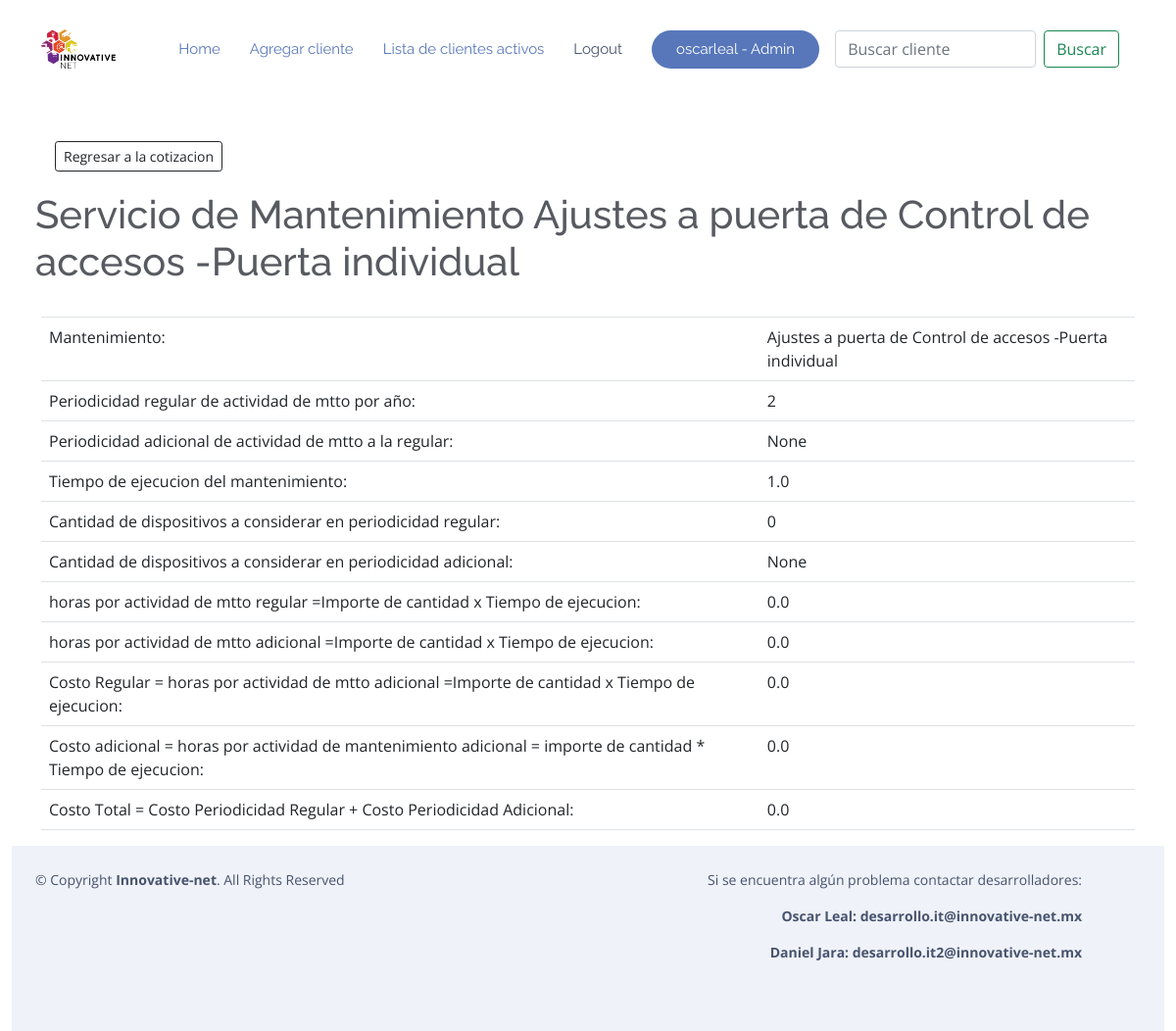
Page /44/8/71/detalle_servicio_ca (signed in) on the committed database.
### RPA/models.py (models this page shows, shortened)
class Mantenimiento_CA(models.Model):
    cliente = models.ForeignKey(Cliente, on_delete=models.CASCADE, null=True, blank=True)
    cotizacion = models.ForeignKey(Cotizacion_CA, on_delete=models.CASCADE, null=True, blank=True)
    titulonombre = models.ForeignKey(Nombre_servicio_CA,on_delete=models.CASCADE, null=True, blank=True)
    encargadoTrabajo1 = models.ForeignKey(Precio,verbose_name="Encargado del trabajo" ,on_delete=models.CASCADE,null=True)
    periodisidadactividades = models.IntegerField(verbose_name="Periodicidad regular de actividad de mtto por año", blank=True, null=True )
    periodisidadadicional = models.IntegerField(verbose_name="Periodicidad adicional de actividad de mtto  a la regular", blank=True, null=True)
    tiempoejecucion = models.FloatField(verbose_name="Tiempo de ejecucion del mtto", blank=True, null=True)
    cantidaddedispositivos = models.IntegerField(verbose_name="Cantidad de dispositivos a considerar en periodicidad regular", blank=True, null=True,default=0)
    cantidaddispositivosextras = models.IntegerField(verbose_name="Cantidad de dispositivos a considerar en periodicidad Extra", blank=True, null=True,default=0)
    horasactividad = models.FloatField(verbose_name="horas por actividad de mtto regular =Importe de cantidad x Tiempo de ejecucion", blank=True, null=True)
    horasactividadadicional = models.FloatField(verbose_name="horas por actividad de mtto adicional =Importe de cantidad x Tiempo de ejecucion", blank=True, null=True)
    costomantenimientoregular = models.FloatField(verbose_name="Costo Regular = horas por actividad de mtto regular =Importe de cantidad x Tiempo de ejecucion",null=True,blank=True)
    costomantenimientoadicional = models.FloatField(verbose_name="Costo Adicional = horas por actividad de mtto adicional =Importe de cantidad x Tiempo de ejecucion ", blank=True, null=True)
    costototal = models.FloatField(verbose_name="Costo total = Costo regular + costo adicional",null=True,blank=True)
    dispositivo = models.CharField("Dispositivo al que se le da mantenimiento",null=True,blank=True,max_length=200)
    class Meta:
        ordering = ['cantidaddedispositivos']
        verbose_name_plural = "Mantenimientos CA"

class Nombre_servicio_CA(models.Model):
    titulo = models.CharField(max_length=200, verbose_name="Titulo Mantenimiento", null=True, blank=True)
    encargado = models.ForeignKey(Precio, on_delete=models.CASCADE, null=True)
    tiempodeejecucion = models.FloatField(verbose_name="Tiempo de Ejecucion", null=True)
    dispositivo = models.CharField(max_length=200, verbose_name="Dispositivo al que se le aplica el mantenimiento", null=True, blank=True)
    def __str__(self):
        return str(self.titulo)
    class Meta:
        ordering = ['titulo']
        verbose_name_plural = "Servicios CA"

### RPA/views.py (the view)
# urls.py: path('<int:cliente>/<int:pk_cotizacion>/<int:pk>/detalle_servicio_ca', Detalle_Servicio_CA.as_view(), name='detalle_servicio_ca'),
class Detalle_Servicio_CA(LoginRequiredMixin, DetailView):
    model = Mantenimiento_CA
    context_object_name = 'servicio'
    template_name = 'mantenimientos_ca/detalle_servicio.html'

### RPA/templates/mantenimientos_ca/detalle_servicio.html
{% extends "mantenimientos/base.html" %}
{% block body %}
<div class="container-fluid p-4">
        <right>
                <a href="{% url 'detalle_cotizacion_ca' servicio.cliente.id servicio.cotizacion.id %}">
                        <button type=button class="btn btn-outline-dark btn-sm" style="margin:20px">Regresar a la cotizacion</button>
                </a>
        </right>
        <h1> Servicio de Mantenimiento {{ servicio.titulonombre }}</h1>
</div>
<div class="container">
        <table class="table">
                <tbody>
                        <tr>
                                <td>
                                        Mantenimiento:
                                </td>
                                <td>
                                        {{ servicio.titulonombre }}
                                </td>
                        </tr>
                        <tr>
                                <td>
                                        Periodicidad regular de actividad de mtto por año:
                                </td>
                                <td>
                                        {{ servicio.periodisidadactividades }}
                                </td>
                        </tr>
                        <tr>
                                <td>
                                        Periodicidad adicional de actividad de mtto a la regular:
                                </td>
                                <td>
                                        {{ servicio.periodisidadadicional }}
                                </td>
                        </tr>
                        <tr>
                                <td>
                                        Tiempo de ejecucion del mantenimiento:
                                </td>
                                <td>
                                        {{ servicio.tiempoejecucion }}
                                </td>
                        </tr>
                        <tr>
                                <td>
                                        Cantidad de dispositivos a considerar en periodicidad regular:
                                </td>
                                <td>
                                        {{ servicio.cantidaddedispositivos }}
                                </td>
                        </tr>
                        <tr>
                                <td>
                                        Cantidad de dispositivos a considerar en periodicidad adicional:
                                </td>
                                <td>
                                        {{ servicio.cantidaddispositivosextras }}
                                </td>
                        </tr>
                        <tr>
                                <td>
                                        horas por actividad de mtto regular =Importe de cantidad x Tiempo de ejecucion:
                                </td>
                                <td>
                                        {{ servicio.horasactividad }}
                                </td>
                        </tr>
                        <tr>
                                <td>
                                        horas por actividad de mtto adicional =Importe de cantidad x Tiempo de ejecucion:
                                </td>
                                <td>
                                        {{ servicio.horasactividadadicional }}
                                </td>
                        </tr>
                        <tr>
                                <td>
                                        Costo Regular = horas por actividad de mtto adicional =Importe de cantidad x Tiempo de ejecucion:
                                </td>
                                <td>
                                        {{ servicio.costomantenimientoregular }}
                                </td>
                        </tr>
                        <tr>
                                <td>
                                        Costo adicional = horas por actividad de mantenimiento adicional = importe de cantidad * Tiempo de ejecucion:
                                </td>
                                <td>
                                        {{ servicio.costomantenimientoadicional }}
                                </td>
                        </tr>
                        <tr>
                                <td>
                                        Costo Total = Costo Periodicidad Regular + Costo Periodicidad Adicional:
                                </td>
                                <td>
                                        {{ servicio.costototal }}
                                </td>
                        </tr>
                </tbody>
        </table>
{% endblock %}

### RPA/templates/mantenimientos/base.html (shortened to what this page needs)
{% load static %}
<!DOCTYPE html>
<html lang="en">
<head>
  <link rel="stylesheet" href="https://stackpath.bootstrapcdn.com/bootstrap/4.5.0/css/bootstrap.min.css">
  <link href="{% static '\vendor\aos\aos.css' %}" rel="stylesheet">
  <link href="{% static '\vendor\bootstrap\css\bootstrap.min.css' %}" rel="stylesheet">
  <link href="{% static '\vendor\bootstrap-icons\bootstrap-icons.css' %}" rel="stylesheet">
  <link href="{% static '\vendor\boxicons\css\boxicons.min.css' %}" rel="stylesheet">
  <link href="{% static '\vendor\glightbox\css\glightbox.min.css' %}" rel="stylesheet">
  <link href="{% static '\vendor\swiper\swiper-bundle.min.css' %}" rel="stylesheet">
  <link href="{% static '\css\style.css' %}" rel="stylesheet">
</head>
<body style="padding-top: 70px;">
  <header id="header" class="fixed-top  header-transparent ">
    <div class="container d-flex align-items-center justify-content-between">
      <div class="logo">
        <a href="https://www.innovative-net.mx/"><img src="{% static '\assets\img\horizontal blanco.png' %}" alt="" class="img-fluid"></a>
      </div>
      <nav id="navbar" class="navbar">
        <ul>
          <li><a class="nav-link scrollto active" href="{% url 'home' %}">Home</a></li>
          <li><a class="nav-link scrollto active" href="{% url 'agregar_cliente' %}">Agregar cliente</a></li>
          <li><a class="nav-link scrollto active" href="{% url 'lista_clientes' %}">Lista de clientes activos</a></li>
          {% if request.user.is_authenticated %}
          <li><a class="nav-link scrollto" href="{% url 'logout' %}">Logout</a></li>
          {% if request.user.is_staff %}
              <li><a class="getstarted scrollto" href="{% url 'admin:index' %}" >{{request.user}} - Admin</a></li>
              {% else %}
              <li><a class="getstarted scrollto" href="" >{{request.user}}</a></li>
              {% endif %}
          {% else %}
          <li><a class="getstarted scrollto" href="{% url 'login'  %}" >Login</a></li>
          {% endif %}
        </ul>
        <form class="d-flex m-3" method="POST" action="{% url 'buscar_clientes' %}">
          <input class="form-control me-2" type="search" placeholder="Buscar cliente"
                 aria-label="Buscar cliente" name="searched">
          <button class="btn btn-outline-success" type="submit">
            Buscar
          </button>
        </form>
      </nav>
    </div>
  </header>
    <div class="container-fluid" style="margin-top: 30px;">
      {% block body %}
      {% endblock %}
    </div>
        <footer id="footer">
          <div class="row container py-4 ">
            <div class="col">
              <div class="copyright">
                &copy; Copyright <strong><span>Innovative-net</span></strong>. All Rights Reserved
              </div>
            </div>
            <div class="col container " style="text-align: right;">
              <p>Si se encuentra algún problema contactar desarrolladores:</p>
              <strong>
                <p>Oscar Leal: desarrollo.it@innovative-net.mx</p>
                <p>Daniel Jara: desarrollo.it2@innovative-net.mx</p>
              </strong>
            </div>
          </div>
        </footer>
</body>
        </html>

### RPA/static/css/style.css (style rules this page uses)
body { font-family: "Open Sans", sans-serif; color: #585a61; }
a { color: #5777ba; text-decoration: none; }
h1, h2, h3, h4, h5, h6 { font-family: "Raleway", sans-serif; }
#header { transition: all 0.5s; z-index: 997; transition: all 0.5s; padding: 15px 0; background: rgba(255, 255, 255, 0.95); }
#header.header-transparent { background: transparent; }
#header .logo img { margin: 0; max-height: 40px; }
.navbar { padding: 0; }
.navbar ul { margin: 0; padding: 0; display: flex; list-style: none; align-items: center; }
.navbar li { position: relative; }
.navbar a, .navbar a:focus { display: flex; align-items: center; justify-content: space-between; padding: 10px 0 10px 30px; font-family: "Raleway", sans-serif; font-size: 15px; color: #47536e; white-space: nowrap; transition: 0.3s; }
.navbar a:hover, .navbar .active, .navbar .active:focus, .navbar li:hover > a { color: #5777ba; }
.navbar .getstarted { background: #5777ba; color: #fff; padding: 12px 25px; margin-left: 30px; color: #fff; line-height: 1; border-radius: 50px; }
#footer { background: #fff; padding: 0 0 30px 0; color: #47536e; font-size: 14px; background: #eff2f8; }
#footer .copyright { text-align: center; float: left; color: #47536e; }

### rows in the picture
Mantenimiento_CA: titulonombre "Ajustes a puerta de Control de accesos -Puerta individual", periodisidadactividades "2", periodisidadadicional "None", tiempoejecucion "1.0", cantidaddedispositivos "0", cantidaddispositivosextras "None", horasactividad "0.0", horasactividadadicional "0.0", costomantenimientoregular "0.0", costomantenimientoadicional "0.0", costototal "0.0"

### other values in the picture
{{ request.user }} "oscarleal"
